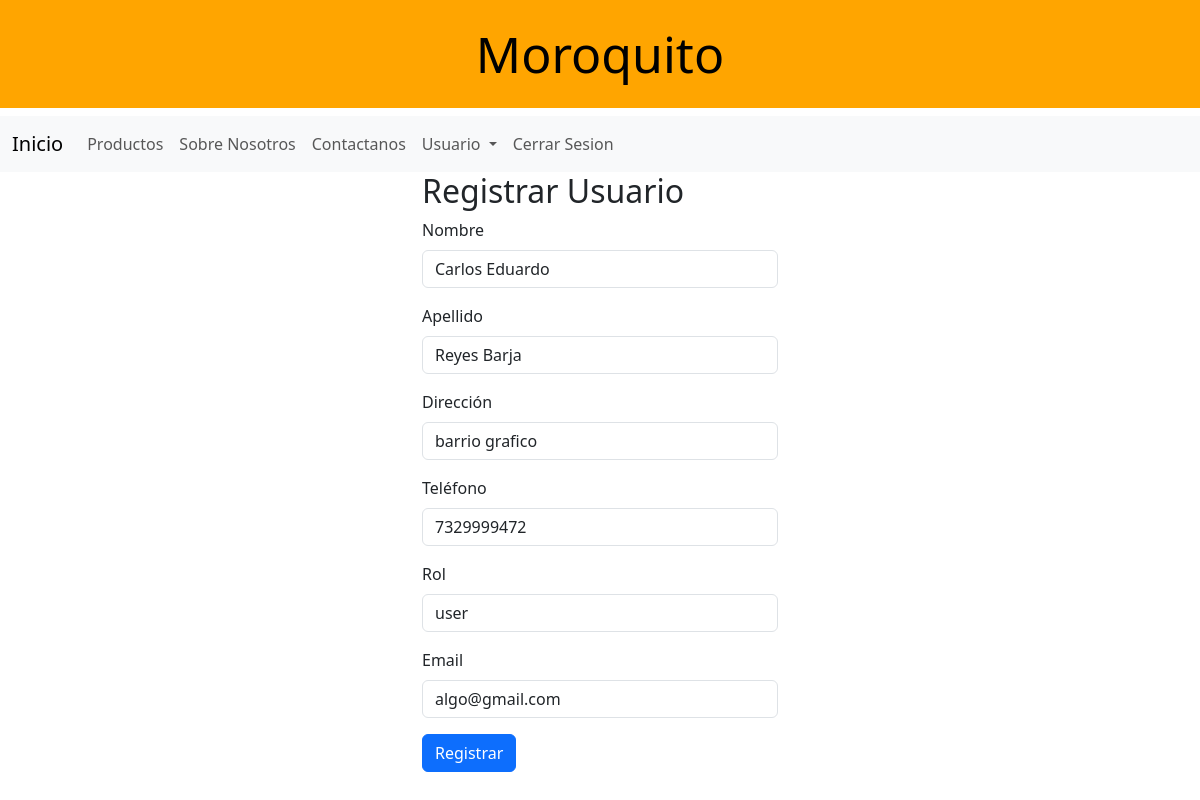
The page /users/algo@gmail.com/update (signed in) on the database its author committed.
### models/usuario_model.py (models this page shows, shortened)
class Usuarios(UserMixin, db.Model):
    __tablename__ = "usuarios"
    email = db.Column(db.String(200), primary_key=True)
    first_name = db.Column(db.String(50), nullable=False)
    last_name = db.Column(db.String(50), nullable=False)
    password_hash = db.Column(db.String(128), nullable=False)
    direction = db.Column(db.String(200), nullable=False)
    celphone = db.Column(db.String(15), nullable=False)
    role = db.Column(db.String(50), nullable=False, default="user")
    @staticmethod
    def get_by_id(id):
        return Usuarios.query.get(id)
    def has_role(self, role):
        return self.role == role

### controllers/usuario_controller.py (the view, shortened to what this page needs)
@user_bp.route("/users/<string:id>/update", methods=["GET", "POST"])
@login_required
def update_user(id):
    user:Usuarios = Usuarios.get_by_id(id)
    if not user:
        return "Usuario no encontrado", 404
    return usuario_view.actualizar(user)

### run.py (called while the page is built)
@login_manager.user_loader
def load_user(user_email):
    return Usuarios.query.get((user_email))

### views/usuario_view.py (called while the page is built)
def actualizar(user):
    return render_template(
        "actualizar.html",
        title="Actualizar usuario",
        user=user,
        current_user=current_user,
    )

### templates/actualizar.html
{% extends 'base.html' %}
{% block content %}
<div class="row justify-content-center">
    <div class="col-4">
    <h2 class="title">Registrar Usuario</h2>
    <form method="post" action="/users/{{user.email}}/update">
        <div class="mb-3">
            <label for="first_name" class="form-label">Nombre</label>
            <input type="text" class="form-control" id="first_name" name="first_name" value="{{user.first_name}}" required>
        </div>
        <div class="mb-3">
            <label for="last_name" class="form-label">Apellido</label>
            <input type="text" class="form-control" id="last_name" name="last_name" value="{{user.last_name}}" required>
        </div>
        <div class="mb-3">
            <label for="direction" class="form-label">Dirección</label>
            <input type="text" class="form-control" id="direction" name="direction" value="{{user.direction}}">
        </div>
        <div class="mb-3">
            <label for="cellphone" class="form-label">Teléfono</label>
            <input type="text" class="form-control" id="cellphone" name="cellphone" value="{{user.celphone}}">
        </div>
        {% if current_user.has_role("admin") %}
        <div class="mb-3">
            <label for="role" class="form-label">Rol</label>
            <input type="role" class="form-control" id="role" name="role" value="{{user.role}}">
        </div>
        <div class="mb-3">
            <label for="email" class="form-label">Email</label>
            <input type="email" class="form-control" id="email" name="email" value="{{user.email}}" required>
        </div>
        {% endif %}
        <button type="submit" class="btn btn-primary">Registrar</button>
    </form>
    </div>
</div>
{% endblock %}

### rows shown on the page
Usuarios: first_name "Carlos Eduardo", last_name "Reyes Barja", direction "barrio grafico", cellphone "7329999472", role "user", email "algo@gmail.com"
